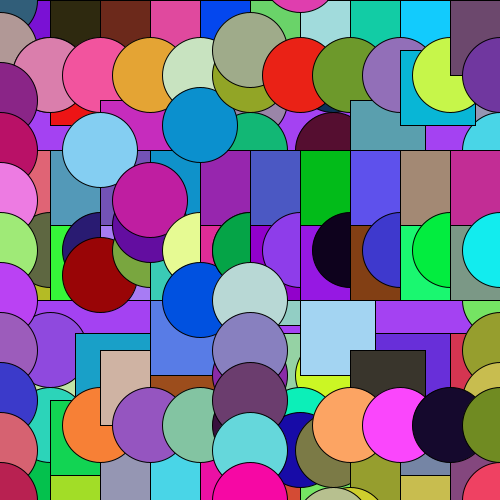
Frame 1 (no input)
Frame 60 (the mouse pressed at the canvas centre just before this capture): identical to frame 1, image omitted
Frame 120 (the mouse held since frame 60 and released just before this capture): identical to frame 1, image omitted

The Processing sketch that drew this single still picture (run headless with seeded random() and noise(); from frame 60 on, the mouse is pressed at the canvas centre):

// Processing sketch: processing_163162
// ── processing_163162.pde

//Andrew Benson
//HW -- Pattern or Quilt using For-Loops

float[] fillVal = new float [3];

int circSize;
int rectSize;

//float fillR;
//float fillG;
//float fillB;

void setup() {
  size(500, 500);
  background((random (0, 255)), (random (0, 255)), (random (0, 255)));

  circSize = 75;
  rectSize = 75;

  //R value
  fillVal[0] = (random (0, 255));
  //G value
  fillVal[1] = (random (0, 255));
  //B value
  fillVal[2] = (random (0, 255));


  print("R = " + fillVal[0] + ", ");
  print("G = " + fillVal[1] + ", ");
  print("B = " + fillVal[2] + ", ");

  patternTime(1);
}


void draw() {
} 

void keyPressed() {
  if (key == 'w') {
    circSize = circSize + 5;
  }
  if (key == 's') {
    circSize = circSize - 5;
  }
  if (key == 'e') {
    rectSize = rectSize + 5;
  }
  if (key == 'd') {
    rectSize = rectSize - 5;
  }
  if (key == 'q') {
    circSize = 75;
    rectSize = 75;
  }
  if (key == 'r') {
    patternTime(1);
  }
}

void patternTime (int numRect) {

  for (int i = 0; i <11; i++) {
    //top row rects
    randomColor(1);
    rect(i*50, 0, rectSize, rectSize);

    //left edge circ
    randomColor(1);
    ellipse(0, i*50, circSize, circSize);

    //bott row rects
    randomColor(1);
    rect(i*50, height-50, rectSize, rectSize);

    //right edge circ
    ellipse(width, i*50, circSize, circSize);

    // mid circ size - horizontal
    randomColor(1);
    ellipse(i*50, height/2, circSize, circSize);

    // top circ line
    randomColor(1);
    ellipse(i*50, circSize, circSize, circSize);

    // \ line
    randomColor(1);
    rect(i*50, i*50, rectSize, rectSize);

    // bott circ line
    randomColor(1);
    ellipse(i*50, height-circSize, circSize, circSize);

    // / line
    randomColor(1);
    rect(i*50, (height - ((i+1)*(50))), rectSize, rectSize);

    // mid circ line - vertical
    randomColor(1);
    ellipse(width/2, i*50, circSize, circSize);

    //top mid rect
    randomColor(1);
    rect(i*50, 150, rectSize, rectSize);

    //bott mid rect
    randomColor(1);
    rect(i*50, 225, rectSize, rectSize);

    randomColor(1);
    ellipse(i*50, i*75, circSize, circSize);

    randomColor(1);
    ellipse(i*50, (height - ((i+1)*(75))), circSize, circSize);

    randomColor(1);
    rect(i*75, ((height+height)/3), rectSize, rectSize);

    randomColor(1);
    ellipse(((width+width)/3), i*75, circSize, circSize);
  }
}

void randomColor (int randCol) {
  fill((random (0, 255)), (random (0, 255)), (random (0, 255)));
}
